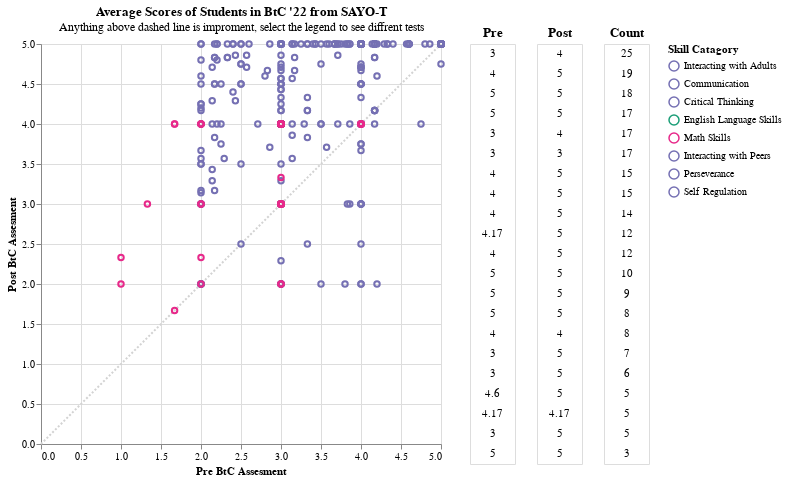

The notebook cell saved with this chart:
### Code cell
domain = ['Interacting with Adults', 'Communication', 'Critical Thinking', "English Language Skills", "Math Skills",
         "Interacting with Peers", "Perseverance", "Self Regulation"]
range_ = ['#7570b3', '#7570b3', '#7570b3', '#1b9e77', '#e7298a', '#7570b3', '#7570b3', '#7570b3']

selection = alt.selection(type="single", fields=['Category_Avg'], bind='legend')
#selection = alt.selection_interval()

scatter = alt.Chart(df_sayot).mark_point().encode(
    x= alt.X('Pre_Test', scale=alt.Scale(domain=(0, 5)), title = "Pre BtC Assesment"),
    y= alt.Y('Post_Test', scale=alt.Scale(domain=(0, 5)), title = "Post BtC Assesment"),
    color = alt.Color("Category_Avg", scale=alt.Scale(domain=domain, range=range_), legend=alt.Legend(title = "Skill Catagory")), 
    opacity = alt.condition(selection, alt.value(1), alt.value(0))
).properties(
    width=400,
    height=400,
    title={"text": "Average Scores of Students in BtC '22 from SAYO-T",
          "subtitle": "Anything above dashed line is improment, select the legend to see diffrent tests"}
).add_selection(selection)

line = pd.DataFrame({
    'pre_scores': [0, 5],
    'post_scores':  [0, 5],
})

line_plot = alt.Chart(line).mark_line(strokeDash=[2,2], color= "lightgray").encode(
    x= 'pre_scores',
    y= 'post_scores',
)

df_count = df_sayot.groupby(['Category_Avg','Pre_Test','Post_Test']).size().reset_index(name="Count")
df_count = df_count.sort_values(by=["Count"], ascending=False)

ranked_text = alt.Chart(df_count).mark_text().encode(
    y=alt.Y('row_number:O',axis=None)
).transform_window(
    row_number='row_number()'
).transform_filter(
    selection
).transform_window(
    rank='rank(row_number)'
).transform_filter(
    alt.datum.rank<22
). properties(
    width = 45
)

before = ranked_text.encode(text='Pre_Test').properties(title='Pre')
after = ranked_text.encode(text='Post_Test').properties(title='Post')
count = ranked_text.encode(text='Count').properties(title='Count')
text = alt.hconcat(before, after, count) # Combine data tables

(line_plot+scatter)| text

### Figure 1 — Vega-Lite specification as saved in the notebook (floating-point values rounded to 4 significant figures; data arrays with more than 128 entries replaced by an {"elided": "..."} marker saying what was removed)
{"config": {"view": {"continuousWidth": 300, "continuousHeight": 300}}, "hconcat": [{"layer": [{"data": {"name": "data-3988cad40633b3ab92eeba116087022e"}, "mark": {"type": "line", "color": "lightgray", "strokeDash": [2, 2]}, "encoding": {"x": {"field": "pre_scores", "type": "quantitative"}, "y": {"field": "post_scores", "type": "quantitative"}}}, {"data": {"name": "data-1f4079787674087921e13d4f02b6f90e"}, "mark": {"type": "point"}, "encoding": {"color": {"field": "Category_Avg", "legend": {"title": "Skill Catagory"}, "scale": {"domain": ["Interacting with Adults", "Communication", "Critical Thinking", "English Language Skills", "Math Skills", "Interacting with Peers", "Perseverance", "Self Regulation"], "range": ["#7570b3", "#7570b3", "#7570b3", "#1b9e77", "#e7298a", "#7570b3", "#7570b3", "#7570b3"]}, "type": "nominal"}, "opacity": {"condition": {"param": "param_3", "value": 1}, "value": 0}, "x": {"field": "Pre_Test", "scale": {"domain": [0, 5]}, "title": "Pre BtC Assesment", "type": "quantitative"}, "y": {"field": "Post_Test", "scale": {"domain": [0, 5]}, "title": "Post BtC Assesment", "type": "quantitative"}}, "name": "view_3", "title": {"text": "Average Scores of Students in BtC '22 from SAYO-T", "subtitle": "Anything above dashed line is improment, select the legend to see diffrent tests"}}], "height": 400, "width": 400}, {"hconcat": [{"mark": {"type": "text"}, "encoding": {"text": {"field": "Pre_Test", "type": "quantitative"}, "y": {"axis": null, "field": "row_number", "type": "ordinal"}}, "title": "Pre", "transform": [{"window": [{"op": "row_number", "field": "", "as": "row_number"}]}, {"filter": {"param": "param_3"}}, {"window": [{"op": "rank", "field": "row_number", "as": "rank"}]}, {"filter": "(datum.rank < 22)"}], "width": 45}, {"mark": {"type": "text"}, "encoding": {"text": {"field": "Post_Test", "type": "quantitative"}, "y": {"axis": null, "field": "row_number", "type": "ordinal"}}, "title": "Post", "transform": [{"window": [{"op": "row_number", "field": "", "as": "row_number"}]}, {"filter": {"param": "param_3"}}, {"window": [{"op": "rank", "field": "row_number", "as": "rank"}]}, {"filter": "(datum.rank < 22)"}], "width": 45}, {"mark": {"type": "text"}, "encoding": {"text": {"field": "Count", "type": "quantitative"}, "y": {"axis": null, "field": "row_number", "type": "ordinal"}}, "title": "Count", "transform": [{"window": [{"op": "row_number", "field": "", "as": "row_number"}]}, {"filter": {"param": "param_3"}}, {"window": [{"op": "rank", "field": "row_number", "as": "rank"}]}, {"filter": "(datum.rank < 22)"}], "width": 45}], "data": {"name": "data-189b5049fa34869bff245542c2fa9f53"}}], "params": [{"name": "param_3", "select": {"type": "point", "fields": ["Category_Avg"]}, "bind": "legend", "views": ["view_3"]}], "$schema": "https://vega.github.io/schema/vega-lite/v5.6.1.json", "datasets": {"data-3988cad40633b3ab92eeba116087022e": [{"pre_scores": 0, "post_scores": 0}, {"pre_scores": 5, "post_scores": 5}], "data-1f4079787674087921e13d4f02b6f90e": {"elided": "482 records"}, "data-189b5049fa34869bff245542c2fa9f53": {"elided": "208 records"}}}
